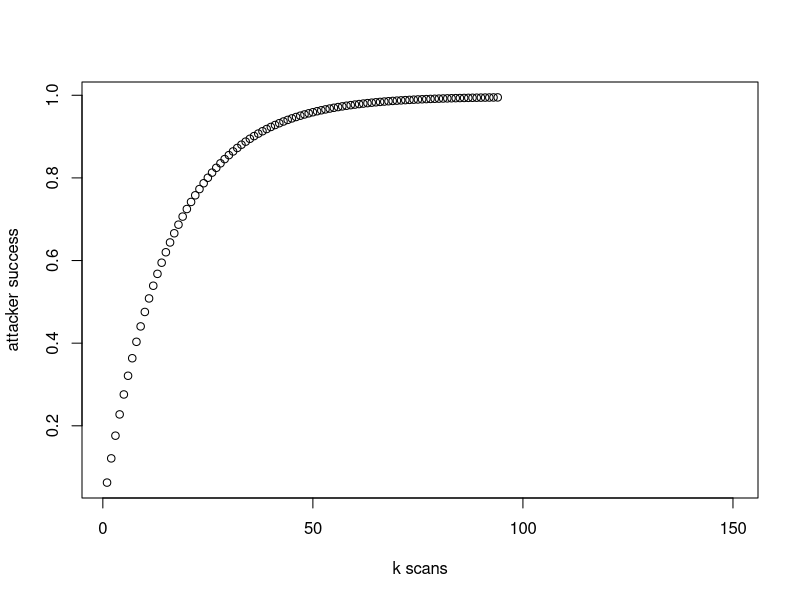
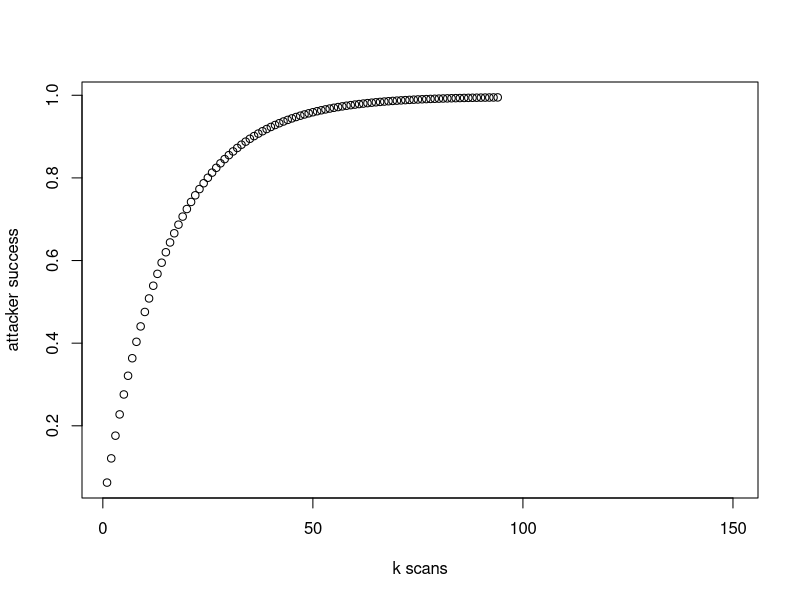

These figures' R source, in order:
#1.2

# choose(65536,2)

n=65534
v=4097
nMv = n-v
scans = 150
b <- rep(0, scans) 
for (k in 1:scans){
	m<-choose(65536,k)
	for (x in 1:k) {
		b[k] = b[k] + choose(4097,x) * choose(61437,k-x) / m
		}
}

postscript("1.2.eps", horizontal = FALSE, height = 5, width = 5);
dev.off()


png(filename="1.2.png", width = 480, height = 480)
plot(b, xlab="k scans", ylab="attacker success")
dev.off()


jpeg(filename="1.2.jpeg", width = 480, height = 480)
plot(b, xlab="k scans", ylab="attacker success")
dev.off()
